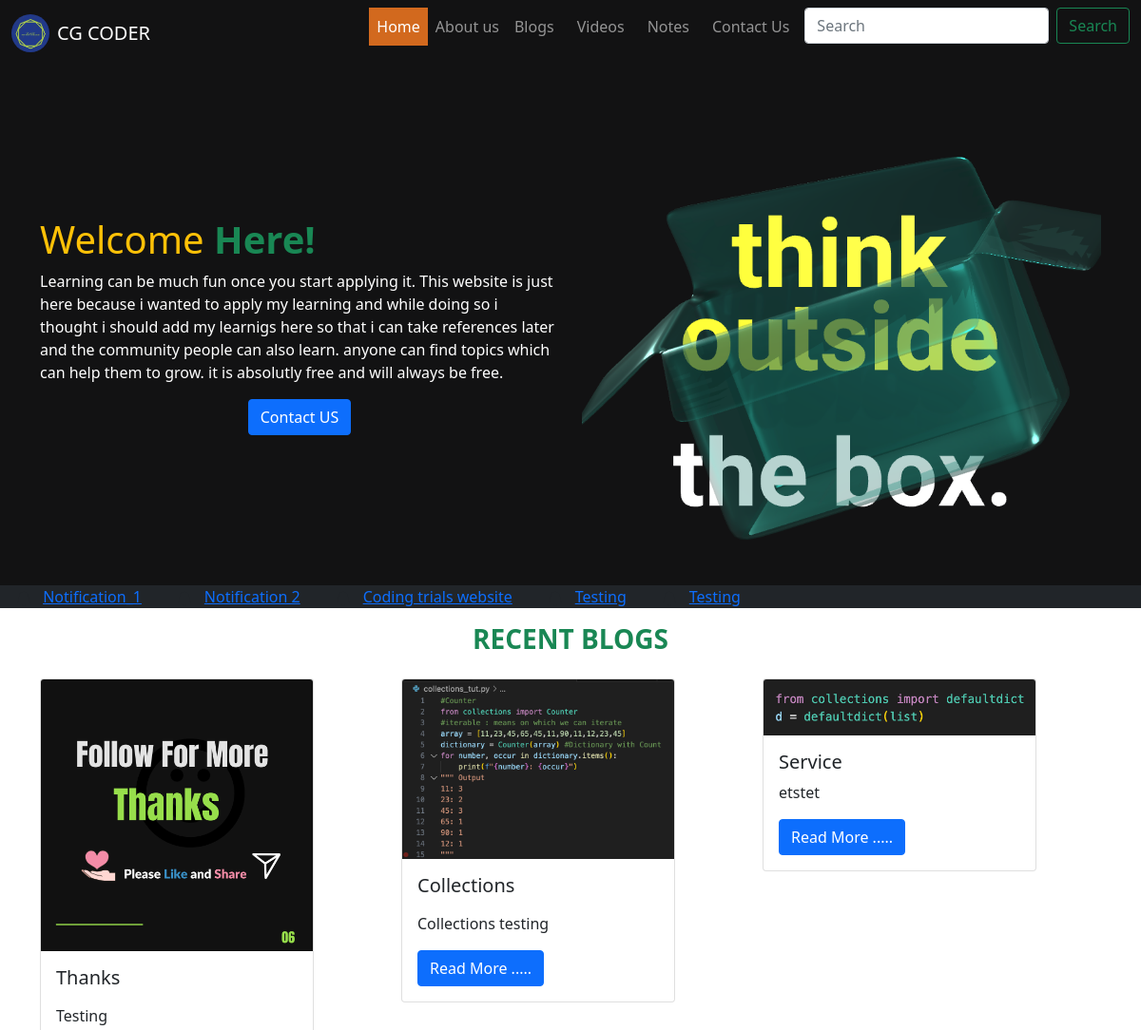
Page /?page=3 (upper part) on the earlier database version.
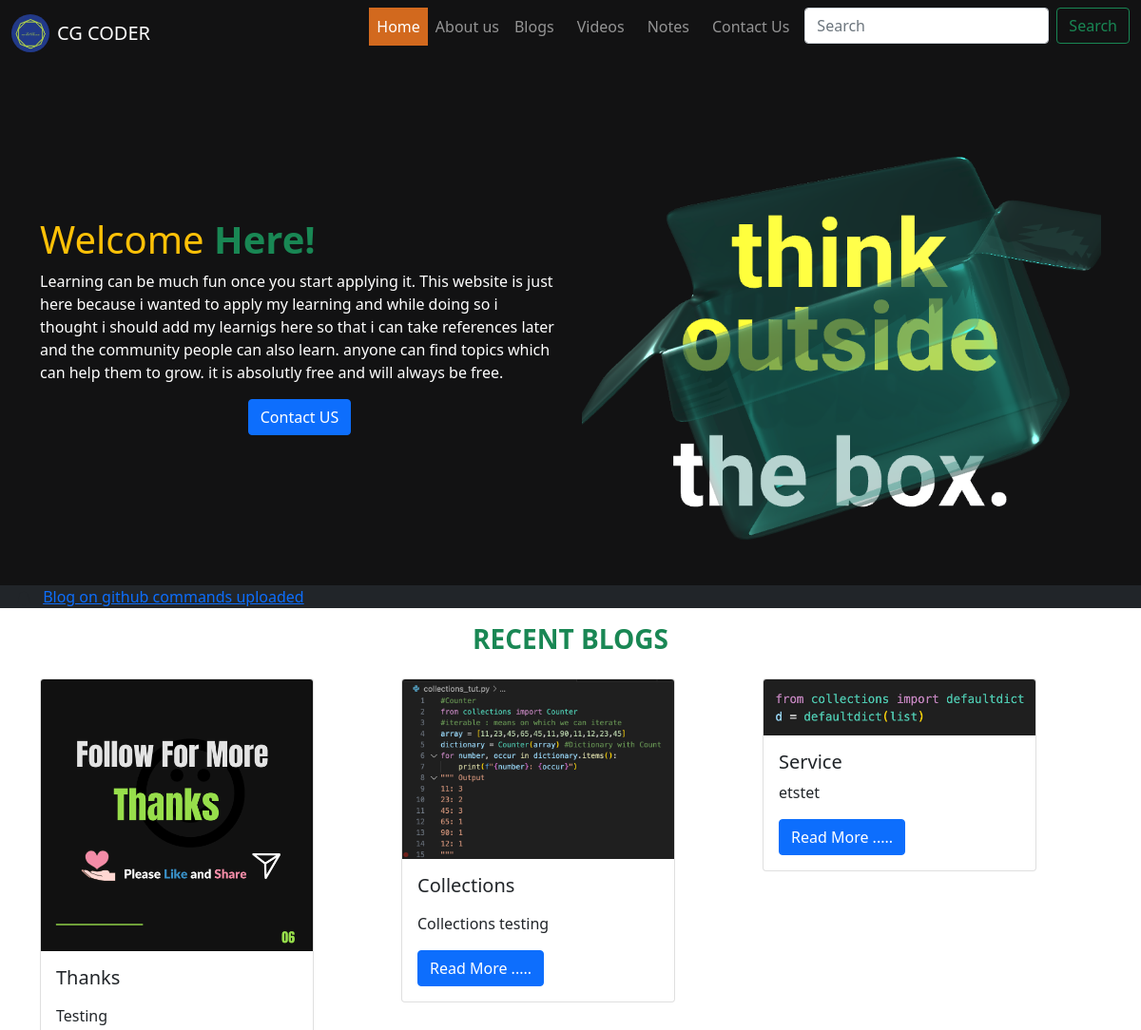
Same page on the later database version.
### services/models.py (models this page shows)
class Notification(models.Model):
    Notification_icon = models.CharField(max_length=60)
    Notification_title = models.CharField(max_length=200)
    Notification_slug = AutoSlugField(populate_from='Notification_title',unique=True,null=True,default=None)
    Notification_desc = models.CharField(max_length=200)
    Notice_link = models.URLField(default='', null=True)

class Service(models.Model):
    service_icon = models.FileField(upload_to='images/',max_length=300,null=False,default=None)
    service_title = models.CharField(max_length=200)
    service_slug = AutoSlugField(populate_from='service_title',unique=True,null=True,default=None)
    service_desc = models.TextField()
    service_detailed_desc = models.TextField(null=True, default='')

### website1/views.py (the view)
# urls.py: 2. Add a URL to urlpatterns:  path('', Home.as_view(), name='home')
def Home(request):
    service_data = Service.objects.all()
    notice_data = Notification.objects.all()
    if request.method == 'GET':
        search_term = request.GET.get("search_keyword")
        if search_term != None :
            service_data = Service.objects.filter(service_desc__icontains=search_term)
    paginator = Paginator(service_data, 3)
    page_number = request.GET.get('page')
    page_obj = paginator.get_page(page_number)
    total_pages = page_obj.paginator.num_pages
    data = {
        'title':'Home Page',
        'content': param['Front_page_content'],
        'pages': ['1','2','3','4','5'],
        'subjects':[
            {'name':'python', 'id':123},
            {'name':'java', 'id':234}
        ],
        'service_data' : page_obj,
        'total_pages' : total_pages,
        'service_page_list' : [i+1 for i in range(total_pages)],
        'notice_data' : notice_data,
        'writer': param['writer'],
        'testimonial': param['testimonial']
    }
    return render(request, 'bootstrap5.html', data)

### templates/bootstrap5.html (shortened to what this page needs)
{% extends 'base.html' %}
{% block content %}
{% load static %}
<body>
    <section class="container-fluid" style="background-color: #121213; color: white">
        <div class="container" style="box-sizing: border-box">
            <div class="row">
                <div class="col-12 col-lg-6 col-md-6 d-flex flex-column justify-content-center">
                    <h1 class="text-warning">Welcome <b class="text-success">Here!</b></h1>
                    <p>
                        {{ content }}
                    </p>
                    <div class="text-center">
                        <a href="/contactus" class="btn btn-primary" data-bs-toggle="tooltip" data-bs-placement="top"
                            title="We happy to assist u">Contact US</a>
                    </div>
                </div>
                <div class="col-12 col-lg-6 col-md-6 ">
                    <div class="text-center">
                        <img class="card-img-top" src="{% static '/images/ThinkBox.png' %}" alt="Card image cap">
                    </div>
                </div>
            </div>
        </div>
    </section>
    <section class="Notification_Section mb-auto">
        {% with top_entries=notice_data|slice:":5" %}
        <marquee onmouseover="stop()" onmouseout="start()" style="margin:0%; padding:0%; background-color:#212529">
            {% for notice in top_entries %}
            <svg xmlns="http://www.w3.org/2000/svg" width="16" height="16" fill="currentColor" class="bi bi-bell-fill"
                viewBox="0 0 16 16">
                <path
                    d="M8 16a2 2 0 0 0 2-2H6a2 2 0 0 0 2 2m.995-14.901a1 1 0 1 0-1.99 0A5.002 5.002 0 0 0 3 6c0 1.098-.5 6-2 7h14c-1.5-1-2-5.902-2-7 0-2.42-1.72-4.44-4.005-4.901z" />
            </svg>
            <a href="notification_page/{{notice.Notification_slug}}">{{ notice.Notification_title }}</a>
            {% endfor %}
        </marquee>
        {% endwith %}
    </section>
    <div class="container">
        <h3 class="text-center mt-3 text-success"><b>RECENT BLOGS </b></H3>
        <div class="row mb-3 pb-3">
            {% for item in service_data %}
            <div class="col-lg-4 col-md-6 mt-3">
                <div class="single-feature mb-30">
                    <div class="card" style="width: 18rem;">
                        <img class="card-img-top" src="{{ item.service_icon.url }}" alt="Card image cap">
                        <div class="card-body">
                            <h5 class="card-title">{{ item.service_title|safe }}</h5>
                            <p class="card-text">
                                {{ item.service_desc|safe }}
                            </p>
                            <a href="/blog/{{ item.service_slug }}" class="btn btn-primary">Read More .....</a>
                        </div>
                    </div>
                </div>
            </div>
            {% empty %}
            Searched Data Not Found.....
            {% endfor %}
        </div>
    </div>
    {% endblock %}

Differences in the rows shown:
removed Notification: Notification_title "Notification_1"
removed Notification: Notification_title "Notification 2"
removed Notification: Notification_title "Coding trials website"
removed Notification: Notification_title "Testing"
removed Notification: Notification_title "Testing"
added Notification: Notification_title "Blog on github commands uploaded"
